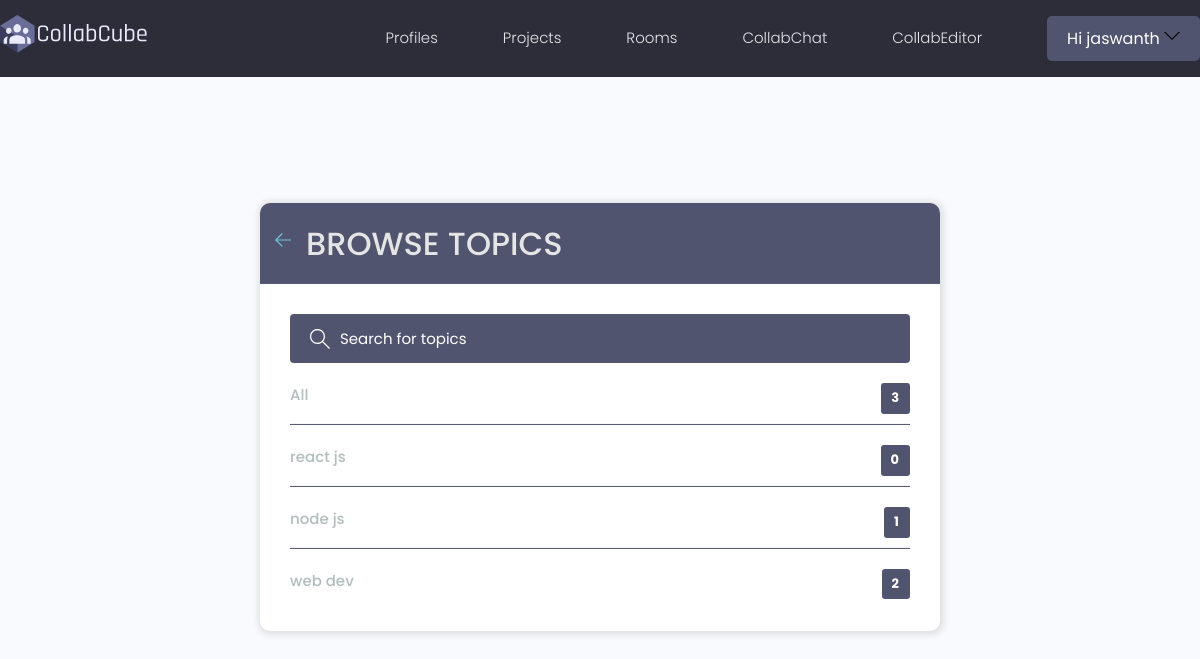
/rooms/topics/ (signed in), run on the app's committed database.
### rooms/models.py (models this page shows, shortened)
class Topic(models.Model):
    name = models.CharField(max_length=200)

### rooms/views.py (the view)
# urls.py: path('topics/', topicsPage, name="topics"),
@login_required(login_url = 'login')
def topicsPage(request):
    q = request.GET.get('q') if request.GET.get('q') != None else ''
    topics = Topic.objects.filter(name__icontains=q)
    return render(request, 'rooms/topic_comp.html', {'topics': topics})

### rooms/templates/rooms/topic_comp.html (shortened to what this page needs)
{% extends 'main.html' %}
{% block content %}
<html>
<head>
</head>
<main class="create-room1 layout1">
  <div class="container1">
    <div class="layout__box1">
      <div class="layout__boxHeader1">
        <div class="layout__boxTitle1">
          <a href="{% url 'rooms' %}">
            <svg version="1.1" xmlns="http://www.w3.org/2000/svg" width="32" height="32" viewBox="0 0 32 32">
              <title>arrow-left</title>
              <path
                d="M13.723 2.286l-13.723 13.714 13.719 13.714 1.616-1.611-10.96-10.96h27.625v-2.286h-27.625l10.965-10.965-1.616-1.607z">
              </path>
            </svg>
          </a>
          <h3>Browse Topics</h3>
        </div>
      </div>
      <div class="topics-page1 layout__body1">
        <form action="" method="GET" class="header__search1">
          <label>
            <input name="q" placeholder="Search for topics" />
          </label>
        </form>
        <ul class="topics__list1">
          <li>
            <a href="{% url 'topics' %}" class="active1">All <span style="color: white;">{{topics.count}}</span></a>
          </li>
          {% for topic in topics %}
          <li>
            <a href="{% url 'rooms' %}?q={{topic.name}}">{{ topic.name }} <span style="color: white;">{{topic.room_set.all.count}}</span></a>
          </li>
          {% endfor %}
        </ul>
      </div>
    </div>
  </div>
</main>
</html>
{% endblock content %}

### templates/navbar.html (shortened to what this page needs)
{%load static%}
<header class="header">
    <div class="container container--narrow">
      <a href="{% url 'profiles' %}" class="header__logo">
        <img src="{% static 'images/logo.svg' %}" alt="CollabCube Logo" />
      </a>
      <nav class="header__nav">
        <ul class="header__menu">
          {% if request.user.is_authenticated %}
          <li class="header__menuItem"><a href="{% url 'profiles' %}">Profiles</a></li>
          <li class="header__menuItem"><a href="{% url 'projects' %}">Projects</a></li>
          <li class="header__menuItem"><a href="{% url 'rooms' %}">Rooms</a></li>
          <li class="header__menuItem"><a href="{% url 'lobby' %}">CollabChat</a></li>
          <li class="header__menuItem"><a target="_blank" href="https://collabeditorr.herokuapp.com/" >CollabEditor</a></li>
          <li class="btn btn--sub">
            <div class="header__user1">
              <button class="dropdown-button1 " >Hi {{request.user.username}}
                <svg version="1.1" xmlns="http://www.w3.org/2000/svg" width="16" height="16" viewBox="0 0 32 32" >
                  <path d="M16 21l-13-13h-3l16 16 16-16h-3l-13 13z"></path>
                </svg>
              </button>
            </div>
          </li>
          {% endif%}
        </ul>
      </nav>
    </div>
  </header>

### static/styles/app.css (style rules this page uses)
:root { --color-sub: #2d2d39; }
.btn--sub { background-color: var(--color-sub-light); }
img { width: 100%; }
.header { position: sticky; z-index: 111; background-color: var(--color-sub); padding: 1.5rem 0; }
.header > .container { display: flex; justify-content: space-between; align-items: center; width: 100%; }
.header__logo > img { height: 3.8rem; }
.header__nav > ul { display: inline-flex; align-items: center; list-style: none; gap: 6.5rem; }
.header__menuItem > a { color: var(--color-light); font-weight: 300; }
:root { --color-main1: #71c6dd; --color-main-light1: #e1f6fb; --color-dark1: #3f4156; --color-dark-medium1: #51546e; --color-dark-light1: #696d97; --color-light1: #e5e5e5; --color-gray1: #8b8b8b; --color-light-gray1: #b2bdbd; --color-bg1: #2d2d39; --color-success1: #5dd693; --color-error1: #fc4b0b; }
.container1 { max-width: 120rem; width: 90%; margin: auto; }
.header__logo1, .header__user1 { display: flex; gap: 2rem; align-items: center; }
.header__search1 > label { background-color: var(--color-dark-medium1); padding: 1.3rem 1rem; display: flex; align-items: center; gap: 1rem; border-radius: 4px; }
.header__search1 svg { fill: white; width: 2rem; height: 2rem; margin-left: 1rem; }
.header__search1 input { width: 30rem; background: none; border: none; outline: none; color: white; }
.dropdown-button1 { background: transparent; border: 0; outline: 0; cursor: pointer; }
.layout1 { margin-top: 0rem; }
.layout1 > .container1 { display: flex; justify-content: space-between; align-items: flex-start; }
.layout__box1 { width: 90%; max-width: 48rem; min-height: 40rem; position: absolute; top: 50%; left: 50%; transform: translate(-50%, -46%); background-color: white; border-radius: 1rem; box-shadow: 1px 1px 6px 3px rgba(0, 0, 0, 0.1); overflow: hidden; }
.layout__boxHeader1 { display: flex; padding: 1.5rem; background-color: var(--color-dark-medium1); }
.layout__boxTitle1 { display: flex; gap: 1.5rem; align-items: center; }
.layout__boxTitle1 h3 { text-transform: uppercase; font-weight: 500; color: var(--color-light1); }
.layout__boxTitle1 svg { width: 1.6rem; height: 1.6rem; fill: var(--color-main1); }
.layout__body1 { margin: 3rem; }
.topics__list1 { list-style: none; }
.topics__list1 li a { display: flex; justify-content: space-between; margin-bottom: 3rem; font-weight: 500; color: var(--color-light-gray1); transition: all 0.3s ease-in-out; }
.topics__list1 li a span { padding: 0.5rem 1rem; background-color: var(--color-dark-medium1); border-radius: 3px; font-size: 1.3rem; font-weight: 700; letter-spacing: 1px; }
.topics-page1 .topics__list1 li:not(:last-child) a { margin: 2rem 0; padding-bottom: 1rem; text-decoration: none; border-bottom: 1px solid var(--color-dark-medium1); }
.topics-page1 .header__search1 { display: block; }
.create-room1.layout1 .layout__box1 { max-width: 68rem; }

### static/uikit/styles/modules/_variables.css (style rules this page uses)
:root { --color-main: #5aa5b9; --color-main-light: #e6faff; --color-sub: #3f4156; --color-sub-light: #51546e; --color-sub-lighter: #ededfd; --color-text: #737373; --color-gray: #8b8b8b; --color-light: #e5e7eb; --color-light-gray: #767676; --color-bg: #f8fafd; --color-white: #fffefd; --color-white-light: #f3f3f3; --color-success: #359e64; --color-success-bg: #def8e8; --color-error: #fc4b0b; --color-error-bg: #fff2ee; --font-base: 'Poppins', arial, helvetica, 'Segoe UI', roboto, ubuntu, sans-serif; --font-monospace: 'Fira Code', 'Courier New', courier, monospace; --font-regular: 300; --font-medium: 500; --font-bold: 700; --generic-shadow: 1px 1px 5px #00000010; --generic-transition: all 0.3s ease-in-out; }

### static/uikit/styles/modules/_base.css (style rules this page uses)
* { margin: 0; padding: 0; box-sizing: border-box; text-rendering: optimizeLegibility; color: inherit; font-size: inherit; }
html { font-size: 50%; }
@media only screen and (min-width: 480px) { html { font-size: 56.25%; } }
@media only screen and (min-width: 1200px) { html { font-size: 62.5%; } }
body { line-height: 1.6; font-weight: 400; font-size: 1.5rem; color: var(--color-text); background-color: var(--color-bg); min-height: 100vh; }

### static/uikit/styles/modules/_typography.css (style rules this page uses)
* { font-family: var(--font-base); }
h3 { font-size: 3.2rem; font-weight: var(--font-medium); }
p, span, strong { font-size: 1.6rem; color: var(--color-text); font-weight: var(--font-regular); }
a { padding-bottom: 2px; text-decoration: none; display: inline-block; color: var(--color-main); font-weight: var(--font-medium); }

### rooms/templates/rooms/topic_comp.html (style rules this page uses)
::placeholder { color: white; }

### data on the page
Topic: name "react js", room_set.all.count "0"
Topic: name "node js", room_set.all.count "1"
Topic: name "web dev", room_set.all.count "2"

### other printed values
{{ request.user.username }} "jaswanth"
{{ topics.count }} "3"
